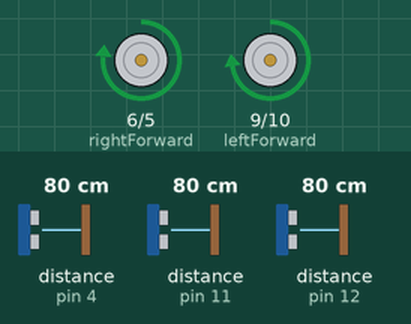
A sketch run on a simulated Arduino Uno, built with avr-gcc and run on an emulated ATmega328P. Parts: motor-driver pin pairs drawn as motors (green arrow = first pin HIGH = forward, orange = second pin HIGH = backward, longer = more drive). Wiring (inferred from the names in the program): 3 × ultrasonic range finder: trigger pin 3, echo pin 4 / trigger pin 7, echo pin 12 / trigger pin 8, echo pin 11. The test bench sets the inputs (shaded band); at power-on: distance to the obstacle (sensors on pin 4, pin 11, pin 12) 80 cm. The echo pulse lasts 58.3 µs per cm.

Above: at 1.2 s.
1.3 s: distance to the obstacle (sensor on pin 4) set to 7 cm
2.8 s: distance to the obstacle (sensor on pin 4) set to 4 cm
At 3.4 s:
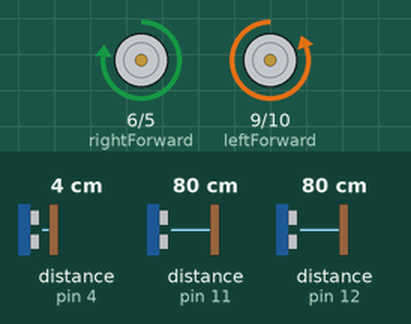
At 4.0 s:
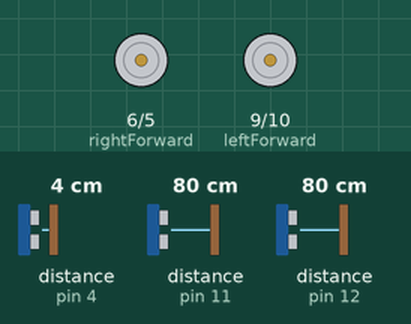
5.8 s: distance to the obstacle (sensor on pin 11) set to 13 cm
8.8 s: distance to the obstacle (sensor on pin 11) set to 10 cm
At 10.4 s:
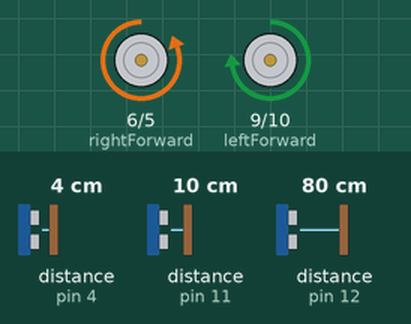
11.8 s: distance to the obstacle (sensor on pin 11) set to 18 cm
14.8 s: distance to the obstacle (sensor on pin 11) set to 2 cm
Timing chart, 0 to 18.8 s (numbered marks = the images above; inputs shaded):
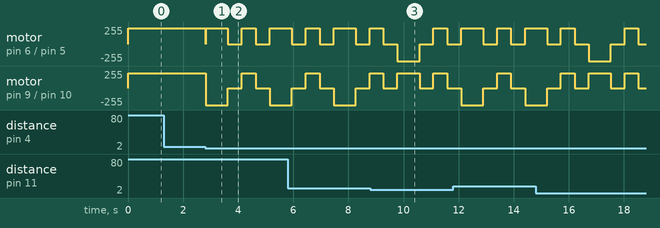

Measured:
- the behaviour switches between 6 and 5 cm on distance to the obstacle (sensor on pin 4) (found by bisection; images 0 and 1)
- the behaviour switches between 12 and 11 cm on distance to the obstacle (sensor on pin 11) (found by bisection; images 2 and 3)
- after the input at 1.3 s, every drawn part: stays the same

The sketch:

sketch_mar09a.ino
```cpp
/*
* Ultrasonic Sensor HC-SR04 and Arduino Tutorial
*
* Crated by Dejan Nedelkovski,
* www.HowToMechatronics.com
*
*/
// defines pins numbers

const int echoForward = 4;
const int echoRight = 12;
const int echoLeft = 11;
const int rightForward = 6;
const int rightBackward = 5;
const int leftForward = 9;
const int leftBackward = 10;
const int trigRight = 7;
const int trigForward = 3;
const int trigLeft = 8;
// defines variables
long forwardDuration;
int forwardDistance;

long leftDuration;
int leftDistance;

long rightDuration;
int rightDistance;
void setup() {
  pinMode(7,INPUT);
  pinMode(8,INPUT);
  pinMode(rightBackward,OUTPUT);
  pinMode(rightForward,OUTPUT);
  pinMode(leftForward,OUTPUT);
  pinMode(leftBackward,OUTPUT);
  pinMode(2, INPUT);
  pinMode(trigRight, OUTPUT); // Sets the trigPin as an Output
  pinMode(trigLeft, OUTPUT);
  pinMode(trigForward, OUTPUT);
  pinMode(echoForward, INPUT); // Sets the echoPin as an Input
  pinMode(echoLeft, INPUT);
  pinMode(echoRight, INPUT);
  Serial.begin(9600); // Starts the serial communication
}

void turnOn(int rForward, int rSpeed, int lForward, int lSpeed) {
  if (rForward == 2) {
    digitalWrite(rightForward, LOW);
    digitalWrite(rightBackward, LOW);
  } else if (rForward) {
    analogWrite(rightForward, rSpeed);
    digitalWrite(rightBackward, LOW);
  } else {
    analogWrite(rightBackward, rSpeed);
    digitalWrite(rightForward, LOW);
  }
  if (lForward == 2) {
    digitalWrite(leftForward, LOW);
    digitalWrite(leftBackward, LOW);
  } else if (lForward) {
    analogWrite(leftForward, lSpeed);
    digitalWrite(leftBackward, LOW);
  } else {
    analogWrite(leftBackward, lSpeed);
    digitalWrite(leftForward, LOW);
  }
}

void turnOff(){
    digitalWrite(10, LOW);
    digitalWrite(6,LOW);
    digitalWrite(9,LOW);
    digitalWrite(5,LOW);
    //delay(500);
}

int pingDistance(int triggerPin, int echoPin) {
  digitalWrite(triggerPin, LOW);
  delayMicroseconds(2);
  // Sets the trigPin on HIGH state for 10 micro seconds
  digitalWrite(triggerPin, HIGH);
  delayMicroseconds(10);
  digitalWrite(triggerPin, LOW);
  long duration = pulseIn(echoPin, HIGH);
  return duration *0.034/2;
}

void turn() {
  turnOff();
  //delay(500);
  forwardDistance = pingDistance(trigForward, echoForward);
  rightDistance= pingDistance(trigRight, echoRight);
  leftDistance = pingDistance(trigLeft, echoLeft);
  if (leftDistance>10) {
      turnOn(1,225,0,255);
      delay(800);
      turnOff();
      delay(500);
      turnOn(1,240,1,225);
      delay(500);
      turnOff();
  } else if (rightDistance>10) {
    turnOn(0,255,1,200);
    delay(800);
    turnOff();
    delay(500);
    turnOn(1,240,1,225);
    delay(500);
    turnOff();
  }
  delay(500);
}

void loop() {
// Clears the trigPin
forwardDistance = pingDistance(trigForward, echoForward);
rightDistance= pingDistance(trigRight, echoRight);
leftDistance = pingDistance(trigLeft, echoLeft);
// Prints the distance on the Serial Monitor
if (forwardDistance < 5) {
 turn();
}
else {

  if ((leftDistance < 3)&& (rightDistance >3) && (rightDistance <10)){
    turnOn(2,145,1,240);
  }
  else if ((rightDistance < 3 ) && (leftDistance >3) && (leftDistance<10)) {
    turnOn(1,240,2,145);
  } else {
    turnOn(1,240,1,225);
  }
}

}
```
